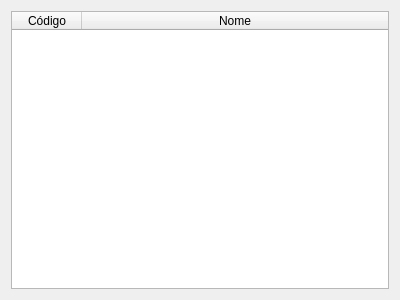
<?xml version="1.0" encoding="UTF-8"?>
<ui version="4.0">
 <class>frmCosultaAutor</class>
 <widget class="QDialog" name="frmCosultaAutor">
  <property name="geometry">
   <rect>
    <x>0</x>
    <y>0</y>
    <width>400</width>
    <height>300</height>
   </rect>
  </property>
  <property name="windowTitle">
   <string>Autor</string>
  </property>
  <layout class="QVBoxLayout" name="verticalLayout">
   <item>
    <widget class="QTableWidget" name="autorTableWidget">
     <property name="editTriggers">
      <set>QAbstractItemView::NoEditTriggers</set>
     </property>
     <attribute name="horizontalHeaderDefaultSectionSize">
      <number>70</number>
     </attribute>
     <attribute name="horizontalHeaderStretchLastSection">
      <bool>true</bool>
     </attribute>
     <column>
      <property name="text">
       <string>Código</string>
      </property>
     </column>
     <column>
      <property name="text">
       <string>Nome</string>
      </property>
     </column>
    </widget>
   </item>
  </layout>
 </widget>
 <resources/>
 <connections/>
</ui>
